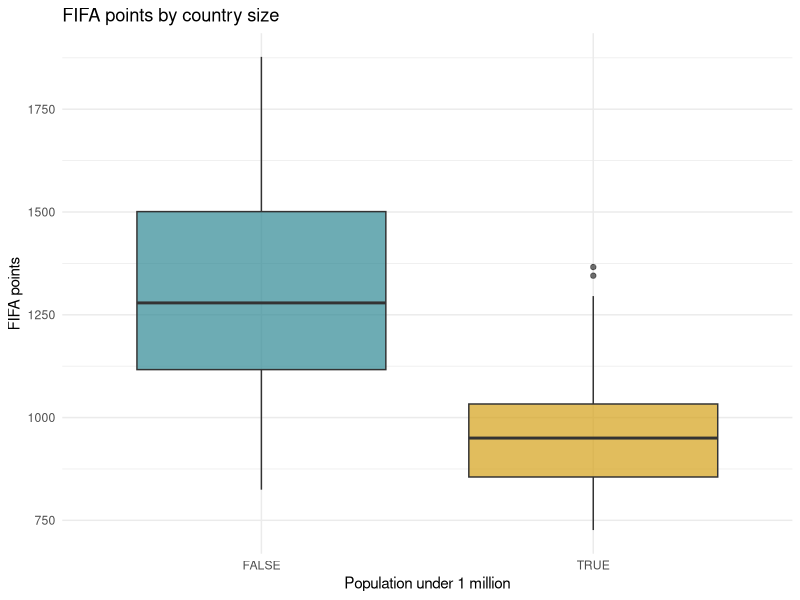
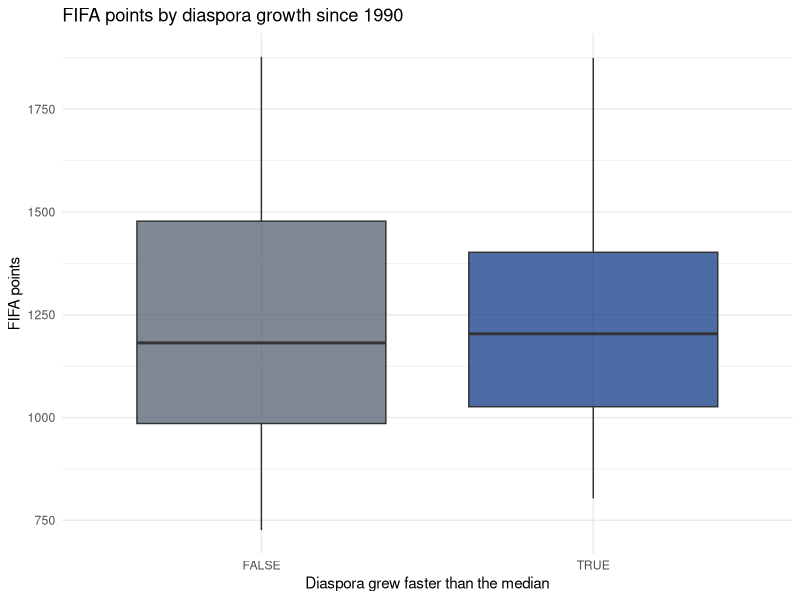
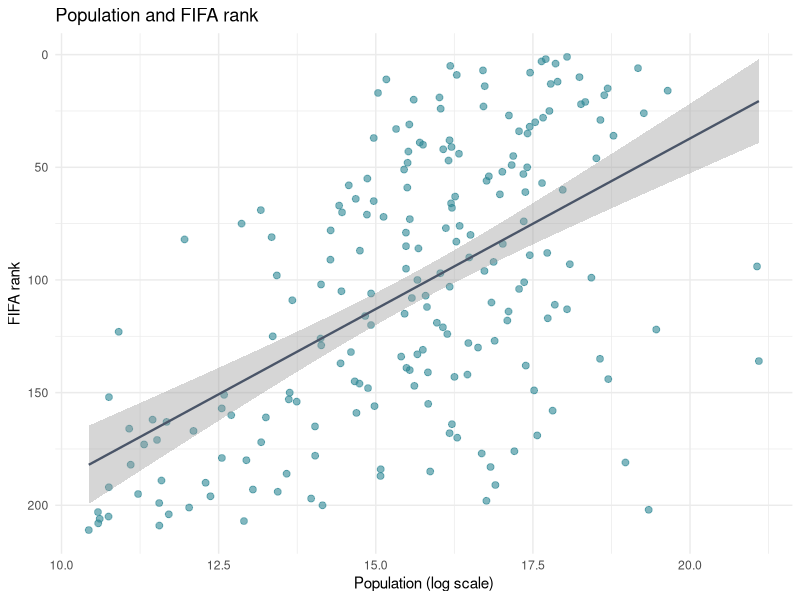

Here is the R script that generated these plots, in order:
## ---- chunk 1
library(tidyverse)
library(broom)

fifa     <- read_csv("data/fifa_rankings.csv")
squad    <- read_csv("data/blue_wave_squad.csv")
diaspora <- read_csv("data/diaspora_change.csv")
## ---- chunk 2
fifa_ss <- filter(fifa, !is.na(small_state))

t_result <- t.test(points ~ small_state, data = fifa_ss)
t_result
## ---- chunk 3
pairs <- diaspora |>
  filter(!is.na(diaspora_1990), !is.na(diaspora_2024), diaspora_1990 > 0)

nrow(pairs)

t.test(log(pairs$diaspora_2024), log(pairs$diaspora_1990), paired = TRUE)
## ---- chunk 4
cor.test(fifa$log_population, fifa$points)
## ---- chunk 5
fifa |>
  select(rank, points, log_population, diaspora, diaspora_per_capita) |>
  cor(use = "complete.obs") |>
  round(3)
## ---- chunk 6
sq <- squad |>
  mutate(
    island = if_else(str_starts(team_code, "CUW"), "Curaçao", "Aruba"),
    gender = if_else(str_ends(team_code, "M"), "Men", "Women"),
    where_playing = if_else(club_country %in% c("CUW", "ABW"),
                            "Island league", "Abroad")
  ) |>
  filter(club_country != "X")   # drop players whose club is unknown

crosstab <- table(sq$island, sq$where_playing)
crosstab

chisq.test(crosstab)
## ---- chunk 7
crosstab_gender <- table(sq$gender, sq$where_playing)
crosstab_gender

chisq.test(crosstab_gender)
## ---- chunk 8
reg_model <- lm(points ~ log_population + diaspora_per_capita, data = fifa)
summary(reg_model)
## ---- chunk 9
fifa_pred <- fifa |>
  filter(!is.na(log_population), !is.na(diaspora_per_capita)) |>
  mutate(
    predicted = predict(reg_model, newdata = pick(everything())),
    residual  = points - predicted
  )

fifa_pred |>
  filter(iso3 %in% c("CUW", "ABW", "JAM", "ISL", "MLT")) |>
  select(country, points, predicted, residual) |>
  mutate(across(where(is.numeric), \(x) round(x, 1))) |>
  arrange(desc(residual))
## ---- chunk 10
# Tidy the t-test result
tidy(t_result)
## ---- chunk 11
# Tidy the regression coefficients
tidy(reg_model)
## ---- chunk 12
# Get model-level statistics (R-squared, F, and so on)
glance(reg_model)
## ---- chunk 13
# Step 1: Descriptive statistics by group
fifa_ss |>
  group_by(small_state) |>
  summarise(
    n           = n(),
    mean_points = mean(points),
    sd_points   = sd(points)
  )
## ---- chunk 14
# Step 2: Visualise the distribution
ggplot(fifa_ss, aes(x = small_state, y = points, fill = small_state)) +
  geom_boxplot(alpha = 0.7) +
  scale_fill_manual(values = c("FALSE" = "#2e8894", "TRUE" = "#d4a017")) +
  labs(
    title = "FIFA points by country size",
    x = "Population under 1 million",
    y = "FIFA points"
  ) +
  theme_minimal() +
  theme(legend.position = "none")
## ---- chunk 15
# Step 3: Is the difference larger than sampling noise?
tidy(t.test(points ~ small_state, data = fifa_ss))
## ---- chunk 16
# Step 4: Regression, controlling for population properly
tidy(reg_model) |>
  mutate(across(where(is.numeric), \(x) round(x, 3)))
## ---- chunk 17
# Step 5: Model fit
glance(reg_model) |>
  select(r.squared, adj.r.squared, p.value, AIC)
## ---- chunk 18
joined <- fifa |>
  inner_join(select(diaspora, iso3, growth_1990_2024), by = "iso3") |>
  filter(!is.na(growth_1990_2024), is.finite(growth_1990_2024)) |>
  mutate(fast_growth = growth_1990_2024 > median(growth_1990_2024))

# Descriptives
joined |>
  group_by(fast_growth) |>
  summarise(n = n(), mean_points = mean(points), sd_points = sd(points))

# Boxplot
ggplot(joined, aes(x = fast_growth, y = points, fill = fast_growth)) +
  geom_boxplot(alpha = 0.7) +
  scale_fill_manual(values = c("FALSE" = "#4a5568", "TRUE" = "#002b7f")) +
  labs(
    title = "FIFA points by diaspora growth since 1990",
    x = "Diaspora grew faster than the median",
    y = "FIFA points"
  ) +
  theme_minimal() +
  theme(legend.position = "none")

# Test
tidy(t.test(points ~ fast_growth, data = joined))
## ---- chunk 19
# Step 1: Correlation
cor.test(fifa$log_population, fifa$rank)

# Step 2: Scatterplot
ggplot(fifa, aes(x = log_population, y = rank)) +
  geom_point(alpha = 0.6, size = 2, color = "#2e8894") +
  geom_smooth(method = "lm", color = "#4a5568", linewidth = 0.8) +
  scale_y_reverse() +
  labs(
    title = "Population and FIFA rank",
    x = "Population (log scale)",
    y = "FIFA rank"
  ) +
  theme_minimal()

# Step 3 and 4: Regression
rank_model <- lm(rank ~ log_population, data = fifa)
tidy(rank_model)
glance(rank_model)
